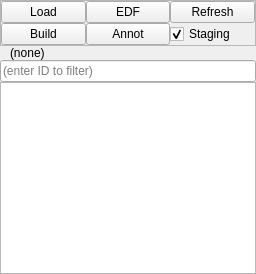
  <widget class="QDockWidget" name="dock_slist">
   <property name="windowTitle">
    <string>(1) Project sample list</string>
   </property>
   <attribute name="dockWidgetArea">
    <number>1</number>
   </attribute>
   <widget class="QWidget" name="dockWidgetContents_2">
    <layout class="QVBoxLayout" name="verticalLayout_10">
     <property name="spacing">
      <number>0</number>
     </property>
     <property name="leftMargin">
      <number>0</number>
     </property>
     <property name="topMargin">
      <number>0</number>
     </property>
     <property name="rightMargin">
      <number>0</number>
     </property>
     <property name="bottomMargin">
      <number>0</number>
     </property>
     <item>
      <widget class="QFrame" name="frame">
       <property name="frameShape">
        <enum>QFrame::Shape::StyledPanel</enum>
       </property>
       <property name="frameShadow">
        <enum>QFrame::Shadow::Raised</enum>
       </property>
       <layout class="QGridLayout" name="gridLayout_5">
        <property name="leftMargin">
         <number>0</number>
        </property>
        <property name="topMargin">
         <number>0</number>
        </property>
        <property name="rightMargin">
         <number>0</number>
        </property>
        <property name="bottomMargin">
         <number>0</number>
        </property>
        <property name="spacing">
         <number>0</number>
        </property>
        <item row="0" column="0">
         <widget class="QPushButton" name="butt_load_slist">
          <property name="text">
           <string>Load</string>
          </property>
         </widget>
        </item>
        <item row="0" column="4">
         <widget class="QPushButton" name="butt_refresh">
          <property name="text">
           <string>Refresh</string>
          </property>
         </widget>
        </item>
        <item row="0" column="2">
         <widget class="QPushButton" name="butt_load_edf">
          <property name="text">
           <string>EDF</string>
          </property>
         </widget>
        </item>
        <item row="1" column="0">
         <widget class="QPushButton" name="butt_build_slist">
          <property name="text">
           <string>Build</string>
          </property>
         </widget>
        </item>
        <item row="1" column="2">
         <widget class="QPushButton" name="butt_load_annot">
          <property name="text">
           <string>Annot</string>
          </property>
         </widget>
        </item>
        <item row="1" column="4">
         <widget class="QCheckBox" name="radio_assume_staging">
          <property name="text">
           <string>Staging</string>
          </property>
          <property name="checked">
           <bool>true</bool>
          </property>
         </widget>
        </item>
       </layout>
      </widget>
     </item>
     <item>
      <widget class="QLabel" name="lbl_slist">
       <property name="text">
        <string>(none)</string>
       </property>
       <property name="margin">
        <number>0</number>
       </property>
       <property name="indent">
        <number>10</number>
       </property>
      </widget>
     </item>
     <item>
      <widget class="QLineEdit" name="flt_slist">
       <property name="placeholderText">
        <string>(enter ID to filter)</string>
       </property>
      </widget>
     </item>
     <item>
      <widget class="QTableView" name="tbl_slist">
       <property name="alternatingRowColors">
        <bool>true</bool>
       </property>
      </widget>
     </item>
    </layout>
   </widget>
  </widget>
